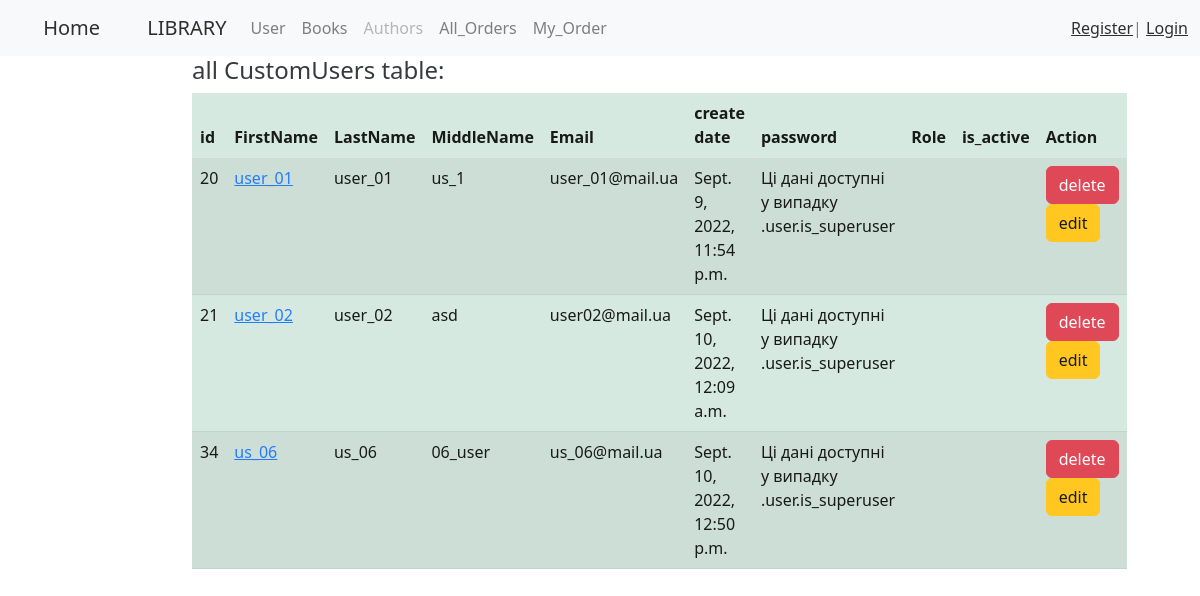
The page /user/ on the database as committed earlier.
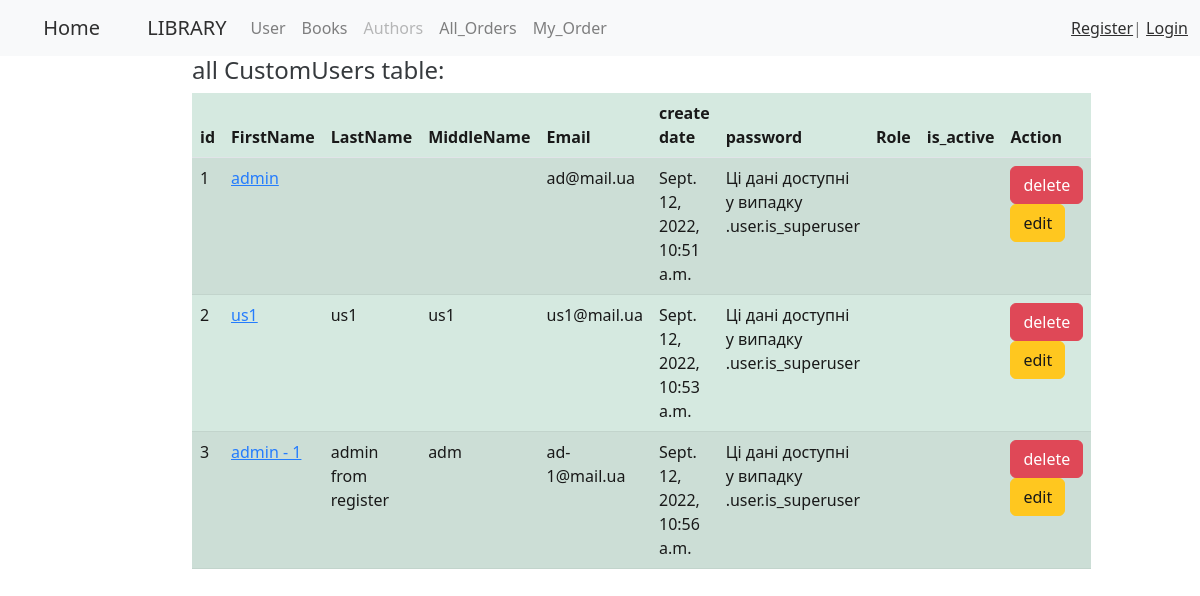
The same page on the database as committed later.
### authentication/models.py (models this page shows, shortened)
class CustomUser(AbstractBaseUser):
    email = models.EmailField(
        verbose_name='email address',
        max_length=255,
        unique=True,
    )
    first_name = models.CharField(max_length=20, default=None, blank=True)
    last_name = models.CharField(max_length=20, blank=True)
    middle_name = models.CharField(max_length=20, blank=True)
    created_at = models.DateTimeField(editable=False, auto_now=datetime.datetime.now())
    updated_at = models.DateTimeField(auto_now=datetime.datetime.now())
    role = models.IntegerField(choices=ROLE_CHOICES, default=0)
    is_active = models.BooleanField(default=True)
    is_admin = models.BooleanField(default=False)  # STAFF, superuser
    objects = MyUserManager()
    USERNAME_FIELD = 'email'
    REQUIRED_FIELDS = ['first_name']
    class Meta:         # for admin.menu
        verbose_name= 'Користувач'
        verbose_name_plural = 'Користувачі'
    @staticmethod
    def get_all():
        return CustomUser.objects.all()

### authentication/views.py (the view)
# urls.py: path('', list_users, name='list_users'),
def list_users(request):
    active_user = CustomUser.objects.filter(is_active=True).first()
    return render(request, 'authentication/users_list.html', {'users': CustomUser.get_all()})

### authentication/templates/authentication/users_list.html (shortened to what this page needs)
{% extends 'base.html' %}
{% block content %}
<h4>all CustomUsers table:</h4>
<div class="col-md-10">
    <table class="table table-success table-striped">
        <thead class="border-bottom font-weight-bold">
        <tr>
            <th scope="col" style="width: 20px">id</th>
            <th scope="col" style="width: 110px">FirstName</th>
            <th scope="col" style="width: 110px">LastName</th>
            <th scope="col" style="width: 110px">MiddleName</th>
            <th scope="col" style="width: 120px">Email</th>
            <th scope="col" style="width: 140px">create date</th>
            <th scope="col" style="width: 280px">password</th>
            <th>Role</th>
            <th>is_active</th>
            <th scope="col" style="width: 270px" >Action</th>
        </tr>
        </thead>
        {% for user in users %}
        <tr>
            <td>{{user.id}}</td>
            <td><a href="{% url 'user_detail_url' user.id %}" target="_blank"> {{user.first_name}} </a></td>
            <td>{{user.last_name}}</td>
            <td>{{user.middle_name}}</td>
            <td>{{user.email}}</td>
            <td>{{user.created_at}}</td>
            {% if request.user.role %}
            <td>{{user.password |truncatechars:10 }}</td>
            <td>{{user.get_role_name}}</td>
            <td>{{user.is_active}}</td>
            {% else %}
                <td> Ці дані доступні у випадку .user.is_superuser</td>
                <td></td>            <td></td>
            {% endif %}
            <td><a href="{% url 'user_delete_url' user.pk %}" class="btn btn-danger">delete</a>
            <a href="{% url 'user_edit_url' user.pk %}" class="btn btn-warning">edit</a></td>
        </tr>
        {% endfor %}
    </table>
</div>
{% endblock %}

Rows that differ between the two databases and show on the page:
removed CustomUser: id "20", first_name "user_01", last_name "user_01", middle_name "us_1", email "user_01@mail.ua", created_at "Sept. 9, 2022, 11:54 p.m."
removed CustomUser: id "21", first_name "user_02", last_name "user_02", middle_name "asd", email "user02@mail.ua", created_at "Sept. 10, 2022, 12:09 a.m."
removed CustomUser: id "34", first_name "us_06", last_name "us_06", middle_name "06_user", email "us_06@mail.ua", created_at "Sept. 10, 2022, 12:50 p.m."
added CustomUser: id "1", first_name "admin", email "ad@mail.ua", created_at "Sept. 12, 2022, 10:51 a.m."
added CustomUser: id "2", first_name "us1", last_name "us1", middle_name "us1", email "us1@mail.ua", created_at "Sept. 12, 2022, 10:53 a.m."
added CustomUser: id "3", first_name "admin - 1", last_name "admin from register", middle_name "adm", email "ad-1@mail.ua", created_at "Sept. 12, 2022, 10:56 a.m."
